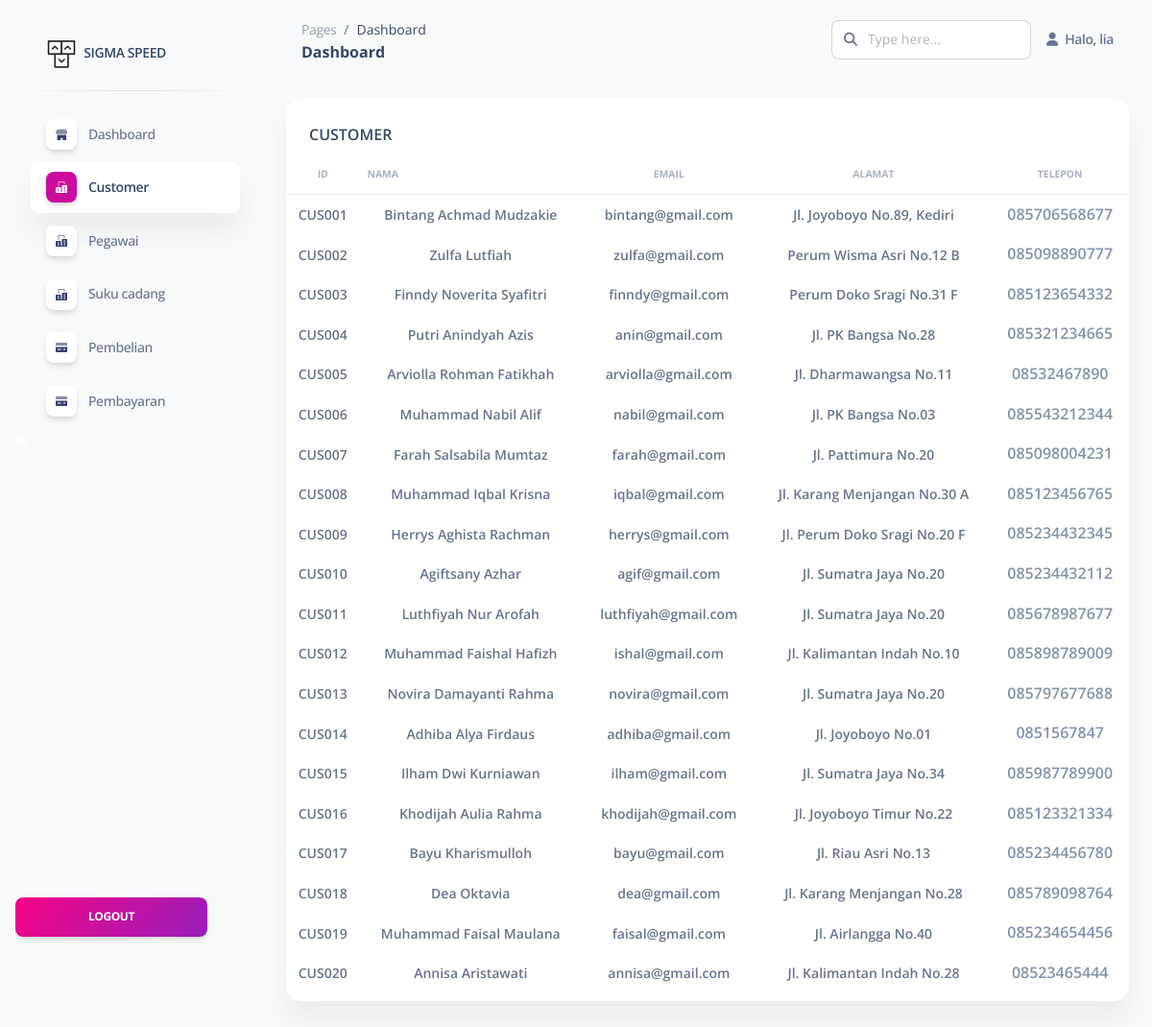
The page /pages-admin/pemilik.php (signed in) on the database its author committed.
### tables this page shows
CREATE TABLE `pemilik` (
  `ID_Pemilik` varchar(6) NOT NULL,
  `Nama_Pemilik` varchar(30) NOT NULL,
  `Email` varchar(30) NOT NULL,
  `Alamat_Pemilik` varchar(30) NOT NULL,
  `Telp_Pemilik` varchar(12) NOT NULL
);

### pages-admin/pemilik.php (the view, shortened to what this page needs)
<?php
include_once('../config/database.php');
$query_pemilik = "SELECT * FROM pemilik";
$tabel_pemilik = mysqli_query($mysqli, $query_pemilik);
?>
<!DOCTYPE html>
<html lang="en">
<head>
  <link href="../assets/css/nucleo-icons.css" rel="stylesheet" />
  <link href="../assets/css/nucleo-svg.css" rel="stylesheet" />
  <link href="../assets/css/nucleo-svg.css" rel="stylesheet" />
  <link id="pagestyle" href="../assets/css/soft-ui-dashboard.css?v=1.0.3" rel="stylesheet" />
</head>
<body class="g-sidenav-show  bg-gray-100">
<?php
if (isset($_SESSION['user_logged'])) {
	?>
  <aside class="sidenav navbar navbar-vertical navbar-expand-xs border-0 border-radius-xl my-3 fixed-start ms-3 " id="sidenav-main">
    <div class="sidenav-header">
      <a class="navbar-brand m-0" href="https://demos.creative-tim.com/soft-ui-dashboard/pages/dashboard.php" target="_blank">
        <img src="../assets/img/logo-ct.png" class="navbar-brand-img h-100" alt="main_logo">
        <span class="ms-1 font-weight-bold">SIGMA SPEED</span>
      </a>
    </div>
    <hr class="horizontal dark mt-0">
    <div class="collapse navbar-collapse  w-auto  max-height-vh-100 h-100" id="sidenav-collapse-main">
      <ul class="navbar-nav">
        <li class="nav-item">
          <a class="nav-link " href="dashboard.php">
            <div class="icon icon-shape icon-sm shadow border-radius-md bg-white text-center me-2 d-flex align-items-center justify-content-center">
            </div>
            <span class="nav-link-text ms-1">Dashboard</span>
          </a>
        </li>
        <li class="nav-item">
          <a class="nav-link active" href="pemilik.php">
            <div class="icon icon-shape icon-sm shadow border-radius-md bg-white text-center me-2 d-flex align-items-center justify-content-center">
            </div>
            <span class="nav-link-text ms-1">Customer</span>
          </a>
        </li>
        <li class="nav-item">
          <a class="nav-link" href="pegawai.php">
            <div class="icon icon-shape icon-sm shadow border-radius-md bg-white text-center me-2 d-flex align-items-center justify-content-center">
            </div>
            <span class="nav-link-text ms-1">Pegawai</span>
          </a>
        </li>
        <li class="nav-item">
          <a class="nav-link" href="suku_cadang.php">
            <div class="icon icon-shape icon-sm shadow border-radius-md bg-white text-center me-2 d-flex align-items-center justify-content-center">
            </div>
            <span class="nav-link-text ms-1">Suku cadang</span>
          </a>
        </li>
        <li class="nav-item">
          <a class="nav-link  " href="billing.php">
            <div class="icon icon-shape icon-sm shadow border-radius-md bg-white text-center me-2 d-flex align-items-center justify-content-center">
            </div>
            <span class="nav-link-text ms-1">Pembelian</span>
          </a>
        </li>
        <li class="nav-item">
          <a class="nav-link " href="pembayaran.php">
            <div class="icon icon-shape icon-sm shadow border-radius-md bg-white text-center me-2 d-flex align-items-center justify-content-center">
            </div>
            <span class="nav-link-text ms-1">Pembayaran</span>
          </a>
        </li>
        <li class="nav-item">
            </div>
            <a class="btn bg-gradient-primary mt-4 w-80" href="../pages-all/logout.php" type="button">LOGOUT</a>
  </aside>
  <main class="main-content position-relative max-height-vh-100 h-100 mt-1 border-radius-lg ">
    <nav class="navbar navbar-main navbar-expand-lg px-0 mx-4 shadow-none border-radius-xl" id="navbarBlur" navbar-scroll="true">
      <div class="container-fluid py-1 px-3">
        <nav aria-label="breadcrumb">
          <ol class="breadcrumb bg-transparent mb-0 pb-0 pt-1 px-0 me-sm-6 me-5">
            <li class="breadcrumb-item text-sm"><a class="opacity-5 text-dark" href="javascript:;">Pages</a></li>
            <li class="breadcrumb-item text-sm text-dark active" aria-current="page">Dashboard</li>
          </ol>
          <h6 class="font-weight-bolder mb-0">Dashboard</h6>
        </nav>
        <div class="collapse navbar-collapse mt-sm-0 mt-2 me-md-0 me-sm-4" id="navbar">
          <div class="ms-md-auto pe-md-3 d-flex align-items-center">
            <div class="input-group">
              <span class="input-group-text text-body"><i class="fas fa-search" aria-hidden="true"></i></span>
              <input type="text" class="form-control" placeholder="Type here...">
            </div>
          </div>
          <ul class="navbar-nav  justify-content-end">
            <li class="nav-item d-flex align-items-center">
              <a href="javascript:;" class="nav-link text-body font-weight-bold px-0">
                <i class="fa fa-user me-sm-1"></i>
                <span class="d-sm-inline d-none">
                <?php echo "Halo, ".$_SESSION['user_name'];?>
                </span>
              </a>
            </li>
    </nav>
    <div class="container-fluid py-4">
      <div class="row">
        <div class="col-12">
          <div class="card mb-4">
            <div class="card-header pb-0">
              <h6>CUSTOMER</h6>
            </div>
            <div class="card-body px-0 pt-0 pb-2">
              <div class="table-responsive p-0">
                <table class="table align-items-center mb-0">
                  <thead>
                    <tr>
                      <th class="text-uppercase text-secondary text-xxs font-weight-bolder opacity-7 align-middle text-center text-sm">ID</th>
                      <th class="text-uppercase text-secondary text-xxs font-weight-bolder opacity-7 ps-2">Nama</th>
                      <th class="text-center text-uppercase text-secondary text-xxs font-weight-bolder opacity-7">Email</th>
                      <th class="text-center text-uppercase text-secondary text-xxs font-weight-bolder opacity-7">Alamat</th>
                      <th class="text-center text-uppercase text-secondary text-xxs font-weight-bolder opacity-7">Telepon</th>
                    </tr>
                  </thead>
                 <tbody>
                    <?php
                     foreach ($tabel_pemilik as $data_pemilik) :
                    ?>
                    <tr>
                      <td class="align-middle text-center text-sm">
                      <span class="text-s font-weight-bold mb-0">
                      <?php echo $data_pemilik['ID_Pemilik'];  ?>
                     </span>
                    </td>
                    <td class="align-middle text-center text-sm">
                        <span class="text-s font-weight-bold mb-0">
                        <?php echo $data_pemilik['Nama_Pemilik'];  ?>
                        </span>
                      </td>
                      <td class="align-middle text-center text-sm">
                        <span class="text-s font-weight-bold mb-0">
                        <?php echo $data_pemilik['Email'];  ?>
                        </span>
                      </td>
                      <td class="align-middle text-center text-sm">
                        <span class="text-s font-weight-bold mb-0">
                        <?php echo $data_pemilik['Alamat_Pemilik'];  ?>
                        </span>
                      </td>
                      <td class="align-middle text-center">
                        <span class="text-secondary text-s font-weight-bold">
                        <?php echo $data_pemilik['Telp_Pemilik'];  ?>
                        </span>
                      </td>
                    </tr>
                  </tbody>
                  <?php
                       endforeach
                 ?>
                </table>
              </div>
            </div>
          </div>
        </div>
      </div>
</body>
</html>
<?php
} else {
    header('location: sign-in.php');
}
?>

### assets/css/nucleo-svg.css (style rules this page uses)
.icon { display: inline-block; color: #111111; height: 1em; width: 1em; }
.icon-sm { height: 0.8em; width: 0.8em; }
.icon { fill: currentColor; stroke: none; }

### rows shown on the page
pemilik: ID_Pemilik "CUS001", Nama_Pemilik "Bintang Achmad Mudzakie", Email "bintang@gmail.com", Alamat_Pemilik "Jl. Joyoboyo No.89, Kediri", Telp_Pemilik "085706568677"
pemilik: ID_Pemilik "CUS002", Nama_Pemilik "Zulfa Lutfiah", Email "zulfa@gmail.com", Alamat_Pemilik "Perum Wisma Asri No.12 B", Telp_Pemilik "085098890777"
pemilik: ID_Pemilik "CUS003", Nama_Pemilik "Finndy Noverita Syafitri", Email "finndy@gmail.com", Alamat_Pemilik "Perum Doko Sragi No.31 F", Telp_Pemilik "085123654332"
pemilik: ID_Pemilik "CUS004", Nama_Pemilik "Putri Anindyah Azis", Email "anin@gmail.com", Alamat_Pemilik "Jl. PK Bangsa No.28", Telp_Pemilik "085321234665"
pemilik: ID_Pemilik "CUS005", Nama_Pemilik "Arviolla Rohman Fatikhah", Email "arviolla@gmail.com", Alamat_Pemilik "Jl. Dharmawangsa No.11", Telp_Pemilik "08532467890"
pemilik: ID_Pemilik "CUS006", Nama_Pemilik "Muhammad Nabil Alif", Email "nabil@gmail.com", Alamat_Pemilik "Jl. PK Bangsa No.03", Telp_Pemilik "085543212344"
pemilik: ID_Pemilik "CUS007", Nama_Pemilik "Farah Salsabila Mumtaz", Email "farah@gmail.com", Alamat_Pemilik "Jl. Pattimura No.20", Telp_Pemilik "085098004231"
pemilik: ID_Pemilik "CUS008", Nama_Pemilik "Muhammad Iqbal Krisna", Email "iqbal@gmail.com", Alamat_Pemilik "Jl. Karang Menjangan No.30 A", Telp_Pemilik "085123456765"
pemilik: ID_Pemilik "CUS009", Nama_Pemilik "Herrys Aghista Rachman", Email "herrys@gmail.com", Alamat_Pemilik "Jl. Perum Doko Sragi No.20 F", Telp_Pemilik "085234432345"
pemilik: ID_Pemilik "CUS010", Nama_Pemilik "Agiftsany Azhar", Email "agif@gmail.com", Alamat_Pemilik "Jl. Sumatra Jaya No.20", Telp_Pemilik "085234432112"
pemilik: ID_Pemilik "CUS011", Nama_Pemilik "Luthfiyah Nur Arofah", Email "luthfiyah@gmail.com", Alamat_Pemilik "Jl. Sumatra Jaya No.20", Telp_Pemilik "085678987677"
pemilik: ID_Pemilik "CUS012", Nama_Pemilik "Muhammad Faishal Hafizh", Email "ishal@gmail.com", Alamat_Pemilik "Jl. Kalimantan Indah No.10", Telp_Pemilik "085898789009"
pemilik: ID_Pemilik "CUS013", Nama_Pemilik "Novira Damayanti Rahma", Email "novira@gmail.com", Alamat_Pemilik "Jl. Sumatra Jaya No.20", Telp_Pemilik "085797677688"
pemilik: ID_Pemilik "CUS014", Nama_Pemilik "Adhiba Alya Firdaus", Email "adhiba@gmail.com", Alamat_Pemilik "Jl. Joyoboyo No.01", Telp_Pemilik "0851567847"
pemilik: ID_Pemilik "CUS015", Nama_Pemilik "Ilham Dwi Kurniawan", Email "ilham@gmail.com", Alamat_Pemilik "Jl. Sumatra Jaya No.34", Telp_Pemilik "085987789900"
pemilik: ID_Pemilik "CUS016", Nama_Pemilik "Khodijah Aulia Rahma", Email "khodijah@gmail.com", Alamat_Pemilik "Jl. Joyoboyo Timur No.22", Telp_Pemilik "085123321334"
pemilik: ID_Pemilik "CUS017", Nama_Pemilik "Bayu Kharismulloh", Email "bayu@gmail.com", Alamat_Pemilik "Jl. Riau Asri No.13", Telp_Pemilik "085234456780"
pemilik: ID_Pemilik "CUS018", Nama_Pemilik "Dea Oktavia", Email "dea@gmail.com", Alamat_Pemilik "Jl. Karang Menjangan No.28", Telp_Pemilik "085789098764"
pemilik: ID_Pemilik "CUS019", Nama_Pemilik "Muhammad Faisal Maulana", Email "faisal@gmail.com", Alamat_Pemilik "Jl. Airlangga No.40", Telp_Pemilik "085234654456"
pemilik: ID_Pemilik "CUS020", Nama_Pemilik "Annisa Aristawati", Email "annisa@gmail.com", Alamat_Pemilik "Jl. Kalimantan Indah No.28", Telp_Pemilik "08523465444"

### other values the page prints
$_SESSION['user_name'] "lia"
